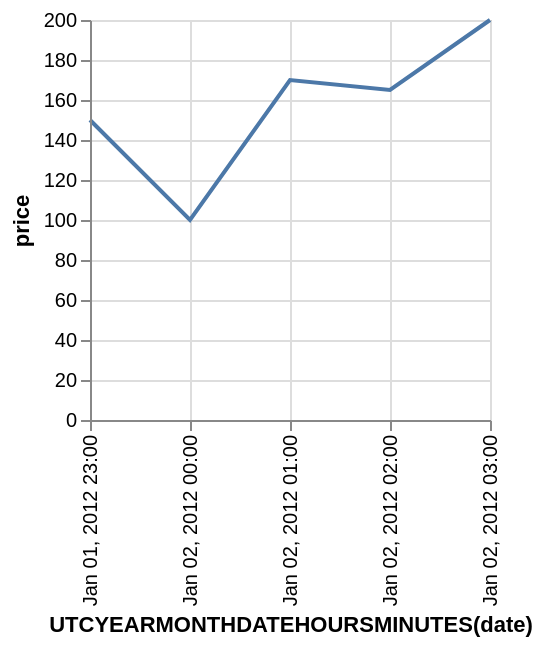

Describe this chart as a Vega-Lite specification.
### Vega specification from a JSON file in a GitHub repository (floating-point values rounded to 4 significant figures)
{"$schema": "https://vega.github.io/schema/vega/v3.0.json", "description": "Google's stock price over time.", "autosize": "pad", "padding": 5, "encode": {"update": {"stroke": {"value": "#ccc"}, "fill": {"value": "transparent"}}}, "data": [{"name": "source_0", "values": [{"date": "Sun, 01 Jan 2012 23:00:00", "price": 150}, {"date": "Sun, 02 Jan 2012 00:00:00", "price": 100}, {"date": "Sun, 02 Jan 2012 01:00:00", "price": 170}, {"date": "Sun, 02 Jan 2012 02:00:00", "price": 165}, {"date": "Sun, 02 Jan 2012 03:00:00", "price": 200}]}, {"name": "data_0", "source": "source_0", "transform": [{"type": "formula", "expr": "toDate(datum[\"date\"])", "as": "date"}, {"type": "formula", "expr": "toNumber(datum[\"price\"])", "as": "price"}, {"type": "filter", "expr": "datum[\"date\"] !== null && !isNaN(datum[\"date\"]) && datum[\"price\"] !== null && !isNaN(datum[\"price\"])"}, {"type": "formula", "as": "utcyearmonthdatehoursminutes_date", "expr": "datetime(utcyear(datum[\"date\"]), utcmonth(datum[\"date\"]), utcdate(datum[\"date\"]), utchours(datum[\"date\"]), utcminutes(datum[\"date\"]), 0, 0)"}, {"type": "collect", "sort": {"field": "utcyearmonthdatehoursminutes_date", "order": "descending"}}]}], "signals": [{"name": "width", "update": "200"}, {"name": "height", "update": "200"}], "marks": [{"name": "marks", "type": "line", "from": {"data": "data_0"}, "encode": {"update": {"x": {"scale": "x", "field": "utcyearmonthdatehoursminutes_date"}, "y": {"scale": "y", "field": "price"}, "stroke": {"value": "#4c78a8"}}}}], "scales": [{"name": "x", "type": "time", "domain": {"data": "data_0", "field": "utcyearmonthdatehoursminutes_date"}, "range": [0, {"signal": "width"}], "round": true, "nice": "minute"}, {"name": "y", "type": "linear", "domain": {"data": "data_0", "field": "price"}, "range": [{"signal": "height"}, 0], "round": true, "nice": true, "zero": true}], "axes": [{"scale": "x", "orient": "bottom", "tickCount": 5, "title": "UTCYEARMONTHDATEHOURSMINUTES(date)", "zindex": 1, "encode": {"labels": {"update": {"text": {"signal": "timeFormat(datum.value, '%b %d, %Y %H:%M')"}, "angle": {"value": 270}, "align": {"value": "right"}, "baseline": {"value": "middle"}}}}}, {"scale": "x", "domain": false, "grid": true, "labels": false, "orient": "bottom", "tickCount": 5, "ticks": false, "zindex": 0, "gridScale": "y"}, {"scale": "y", "maxExtent": 25, "minExtent": 25, "orient": "left", "title": "price", "zindex": 1}, {"scale": "y", "domain": false, "grid": true, "labels": false, "orient": "left", "ticks": false, "zindex": 0, "gridScale": "x"}]}
